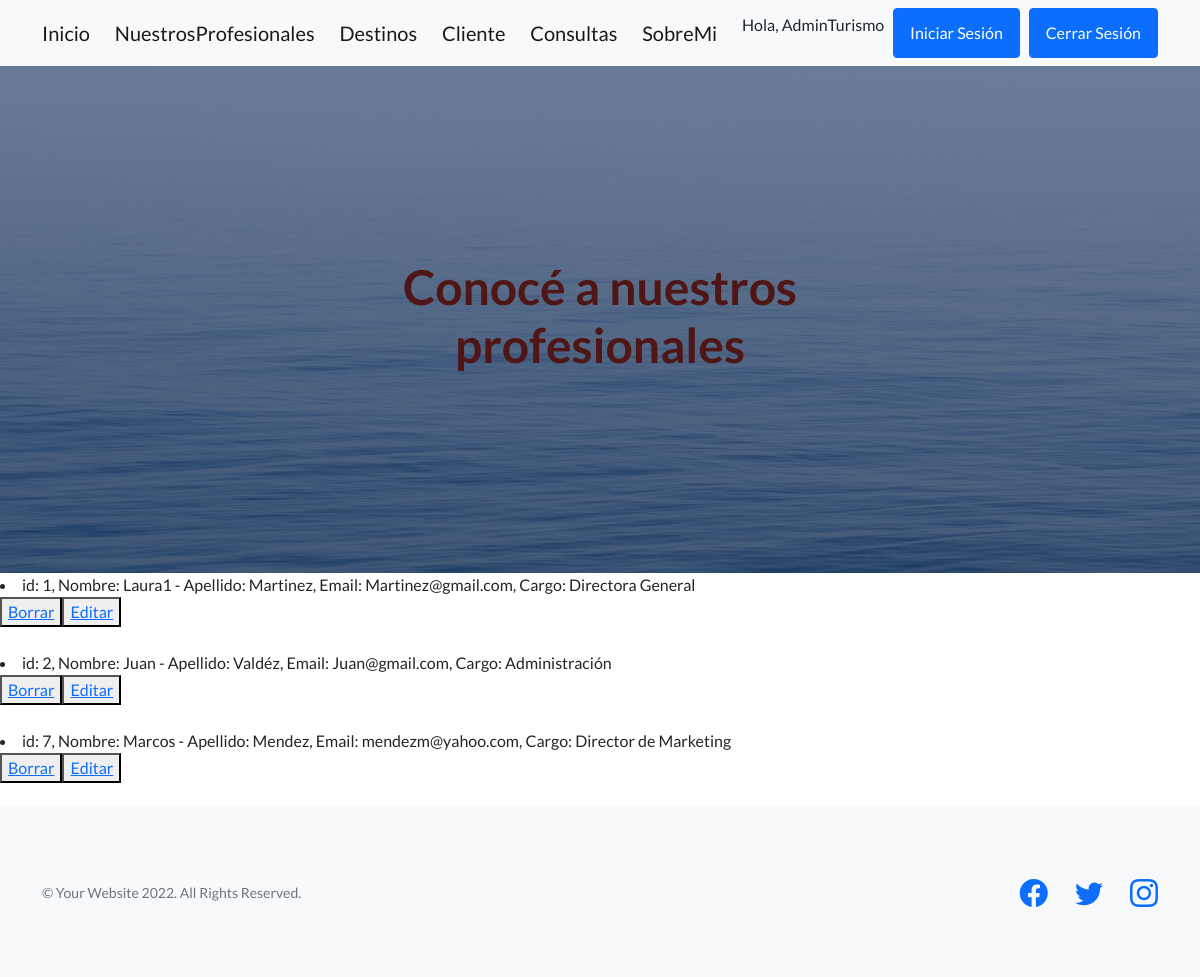
Screenshot of /Turismo/listaProfes/ (signed in) with the database file from the repository.
### Turismo/models.py (models this page shows)
class Profesionales(models.Model):
    nombre = models.CharField(max_length=40)
    apellido = models.CharField(max_length=40)
    email = models.EmailField()
    cargo = models.CharField(max_length=40, default="")
    def __str__(self):
        return f" id: {self.id}, Nombre: {self.nombre} - Apellido: {self.apellido},  Email: {self.email}, Cargo: {self.cargo}"
    class Meta:
        verbose_name_plural = "Profesionales"

### Turismo/views.py (the view)
# urls.py: path('listaProfes/', views.listaProfesionales, name="ListaProfesionales"),
def listaProfesionales(request):
        profesionales = Profesionales.objects.all()
        contexto = {"profesionales":profesionales}
        return render(request, "Turismo/leerProfesionales.html",contexto)

### Turismo/templates/Turismo/leerProfesionales.html (shortened to what this page needs)
{% extends "Turismo/padre.html" %}
{% load static %}
{% block informacionQueCambia %}
<h1 style="color:rgb(80, 22, 22)"> Conocé a nuestros profesionales </h1>
{% endblock %}
{% block contenidoBajo %}
{% for p in profesionales %}
<li>{{p}}</li>
<button>
    <a href="{% url 'BorrarProfes' p.nombre %}">Borrar</a>
</button><button>
    <a href="{% url 'EditarProfes' p.nombre %}">Editar</a>
</button>
<br>
{% endfor %}
{% endblock %}

### Turismo/templates/Turismo/padre.html (shortened to what this page needs)
<!DOCTYPE html>
<html lang="en">
    <head>
        {% load static %}
        <link href="https://cdn.jsdelivr.net/npm/bootstrap-icons@1.5.0/font/bootstrap-icons.css" rel="stylesheet" type="text/css" />
        <link href="{% static 'Turismo/css/styles.css' %}" rel="stylesheet" />
    </head>
    <body>
        <nav class="navbar navbar-light bg-light static-top">
            <div class="container">
                <a class="navbar-brand" href="{% url 'Inicio' %}">Inicio</a>
                <a class="navbar-brand" href="{% url 'ListaProfesionales' %}">NuestrosProfesionales</a>
                <a class="navbar-brand" href="{% url 'Destinos' %}">Destinos</a>
                <a class="navbar-brand" href="{% url 'Cliente' %}">Cliente</a>
                <a class="navbar-brand" href="{% url 'Consultas' %}">Consultas</a>
                <a class="navbar-brand" href="{% url 'Abautme' %}">SobreMi</a>
                <p>Hola, {{user.username}}</p>
                <a class="btn btn-primary" href="{% url 'Login' %}">Iniciar Sesión</a>
                {% if user.is_authenticated %}
                <a class="btn btn-primary" href="{% url 'Logout' %}">Cerrar Sesión</a>
                {% endif %}
            </div>
        </nav>
        <header class="masthead">
            <div class="container position-relative">
                <div class="row justify-content-center">
                    <div class="col-xl-6">
                        <div class="text-center text-white">
                            {% block informacionQueCambia %}
                            {% endblock %}
                        </div>
                    </div>
                </div>
            </div>
        </header>
{% block contenidoBajo %}
{% endblock %}
        <footer class="footer bg-light">
            <div class="container">
                <div class="row">
                    <div class="col-lg-6 h-100 text-center text-lg-start my-auto">
                        <p class="text-muted small mb-4 mb-lg-0">&copy; Your Website 2022. All Rights Reserved.</p>
                    </div>
                    <div class="col-lg-6 h-100 text-center text-lg-end my-auto">
                        <ul class="list-inline mb-0">
                            <li class="list-inline-item me-4">
                                <a href="https://es-la.facebook.com/"><i class="bi-facebook fs-3"></i></a>
                            </li>
                            <li class="list-inline-item me-4">
                                <a href="https://twitter.com"><i class="bi-twitter fs-3"></i></a>
                            </li>
                            <li class="list-inline-item">
                                <a href="https://www.instagram.com"><i class="bi-instagram fs-3"></i></a>
                            </li>
                        </ul>
                    </div>
                </div>
            </div>
        </footer>
    </body>
</html>

### rows the page displays
Profesionales: id+nombre+apellido "id: 1, Nombre: Laura1 - Apellido: Martinez, Email: Martinez@gmail.com, Cargo: Directora General"
Profesionales: id+nombre+apellido "id: 2, Nombre: Juan - Apellido: Valdéz, Email: Juan@gmail.com, Cargo: Administración"
Profesionales: id+nombre+apellido "id: 7, Nombre: Marcos - Apellido: Mendez, Email: mendezm@yahoo.com, Cargo: Director de Marketing"

### other values shown
{{ user.username }} "AdminTurismo"
